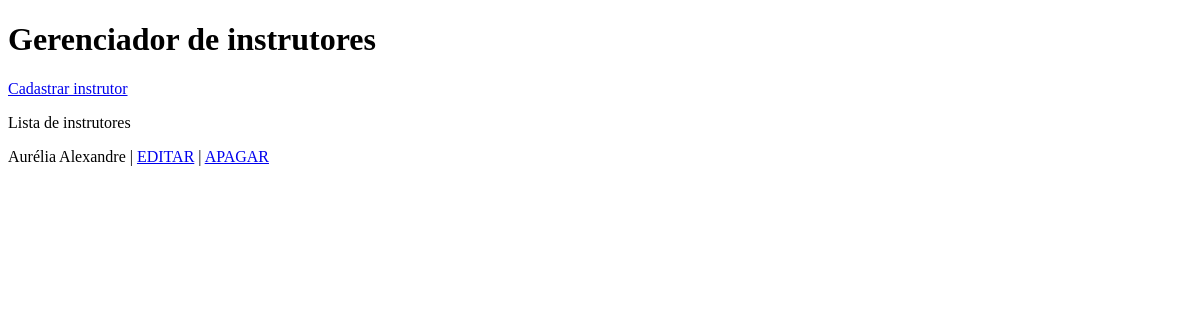
/instrutores/, run on an earlier commit of the app's database.
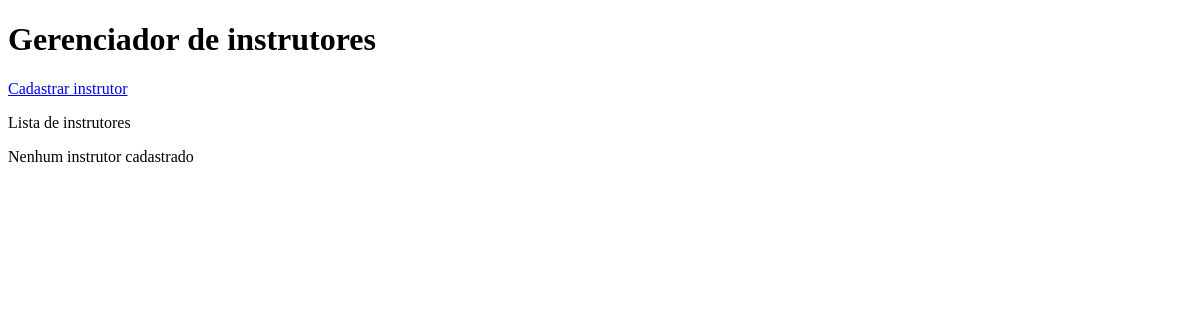
And on a later commit of the database.
### core/models.py (models this page shows)
class Instrutor (models.Model):
    nome = models.CharField('Intrutor', max_length=50)

### core/views.py (the view)
# urls.py: path('instrutores/', instrutores, name='instrutores'),
def instrutores(request):
    instrutor = Instrutor.objects.all()
    contexto = {
        'lista_instrutor': instrutor
    }
    return render(request, 'Bruno_Gomes/instrutores.html', contexto)

### core/templates/Bruno_Gomes/instrutores.html (shortened to what this page needs)
<!DOCTYPE html>
<html lang="pt-br">
<head>
</head>
<body>
    <h1>Gerenciador de instrutores</h1>
    <a href="{% url 'instrutor_cadastro' %}">Cadastrar instrutor</a>
    <p>Lista de instrutores</p>
    {% for instrutor in lista_instrutor %}
        <p>{{  instrutor.nome }}
            | <a href="{% url 'instrutor_editar' instrutor.id %}">EDITAR</a>
            | <a href="{% url 'instrutor_remover' instrutor.id %}">APAGAR</a></p>
        {% empty %}
        <p>Nenhum instrutor cadastrado</p>
    {% endfor %}
</body>
</html>

What changed in the data, as far as the page shows it:
removed Instrutor: nome "Aurélia Alexandre"
Also different on the page:
text now shown: "Nenhum instrutor cadastrado"
